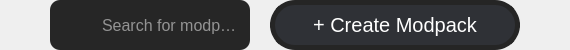
              <widget class="QFrame" name="frame_31">
               <property name="minimumSize">
                <size>
                 <width>0</width>
                 <height>50</height>
                </size>
               </property>
               <property name="maximumSize">
                <size>
                 <width>16777215</width>
                 <height>50</height>
                </size>
               </property>
               <property name="styleSheet">
                <string notr="true">border:none;</string>
               </property>
               <property name="frameShape">
                <enum>QFrame::StyledPanel</enum>
               </property>
               <property name="frameShadow">
                <enum>QFrame::Raised</enum>
               </property>
               <layout class="QHBoxLayout" name="horizontalLayout_14">
                <property name="spacing">
                 <number>20</number>
                </property>
                <property name="leftMargin">
                 <number>50</number>
                </property>
                <property name="topMargin">
                 <number>0</number>
                </property>
                <property name="rightMargin">
                 <number>50</number>
                </property>
                <property name="bottomMargin">
                 <number>0</number>
                </property>
                <item>
                 <widget class="QFrame" name="frame_32">
                  <property name="minimumSize">
                   <size>
                    <width>0</width>
                    <height>50</height>
                   </size>
                  </property>
                  <property name="maximumSize">
                   <size>
                    <width>16777215</width>
                    <height>50</height>
                   </size>
                  </property>
                  <property name="styleSheet">
                   <string notr="true">background-color:rgb(38, 38, 38);
border-radius:10px;
color:white;
font:12pt;</string>
                  </property>
                  <property name="frameShape">
                   <enum>QFrame::StyledPanel</enum>
                  </property>
                  <property name="frameShadow">
                   <enum>QFrame::Raised</enum>
                  </property>
                  <layout class="QHBoxLayout" name="horizontalLayout_16">
                   <property name="spacing">
                    <number>10</number>
                   </property>
                   <property name="leftMargin">
                    <number>10</number>
                   </property>
                   <property name="topMargin">
                    <number>0</number>
                   </property>
                   <property name="rightMargin">
                    <number>10</number>
                   </property>
                   <property name="bottomMargin">
                    <number>0</number>
                   </property>
                   <item alignment="Qt::AlignLeft|Qt::AlignVCenter">
                    <widget class="QLabel" name="label_8">
                     <property name="minimumSize">
                      <size>
                       <width>30</width>
                       <height>30</height>
                      </size>
                     </property>
                     <property name="maximumSize">
                      <size>
                       <width>30</width>
                       <height>30</height>
                      </size>
                     </property>
                     <property name="text">
                      <string/>
                     </property>
                     <property name="pixmap">
                      <pixmap resource="../qtrf.qrc">:/icon/assets/icon/14506599291585491858-128.png</pixmap>
                     </property>
                     <property name="scaledContents">
                      <bool>true</bool>
                     </property>
                    </widget>
                   </item>
                   <item>
                    <widget class="QLineEdit" name="searchModpack">
                     <property name="sizePolicy">
                      <sizepolicy hsizetype="Expanding" vsizetype="Preferred">
                       <horstretch>0</horstretch>
                       <verstretch>0</verstretch>
                      </sizepolicy>
                     </property>
                     <property name="minimumSize">
                      <size>
                       <width>0</width>
                       <height>50</height>
                      </size>
                     </property>
                     <property name="maximumSize">
                      <size>
                       <width>16777215</width>
                       <height>50</height>
                      </size>
                     </property>
                     <property name="styleSheet">
                      <string notr="true">background-color:rgb(38, 38, 38);
border-radius:10px;
color:white;
font:12pt;
QLineEdit[text=\\]{
	color: gray;
};</string>
                     </property>
                     <property name="maxLength">
                      <number>255</number>
                     </property>
                     <property name="placeholderText">
                      <string>Search for modpacks</string>
                     </property>
                    </widget>
                   </item>
                  </layout>
                 </widget>
                </item>
                <item>
                 <widget class="QPushButton" name="createModpackBtn">
                  <property name="sizePolicy">
                   <sizepolicy hsizetype="Preferred" vsizetype="Preferred">
                    <horstretch>0</horstretch>
                    <verstretch>0</verstretch>
                   </sizepolicy>
                  </property>
                  <property name="minimumSize">
                   <size>
                    <width>250</width>
                    <height>50</height>
                   </size>
                  </property>
                  <property name="maximumSize">
                   <size>
                    <width>250</width>
                    <height>50</height>
                   </size>
                  </property>
                  <property name="cursor">
                   <cursorShape>PointingHandCursor</cursorShape>
                  </property>
                  <property name="styleSheet">
                   <string notr="true">QPushButton {
background-color: rgb(47, 49, 54);
border:5px solid rgb(37, 37, 37);
border-radius:25px;
color:white;
font:15pt;
}
QPushButton:hover {
background-color:rgb(37, 37, 37);

}</string>
                  </property>
                  <property name="text">
                   <string>+ Create Modpack</string>
                  </property>
                 </widget>
                </item>
               </layout>
              </widget>
